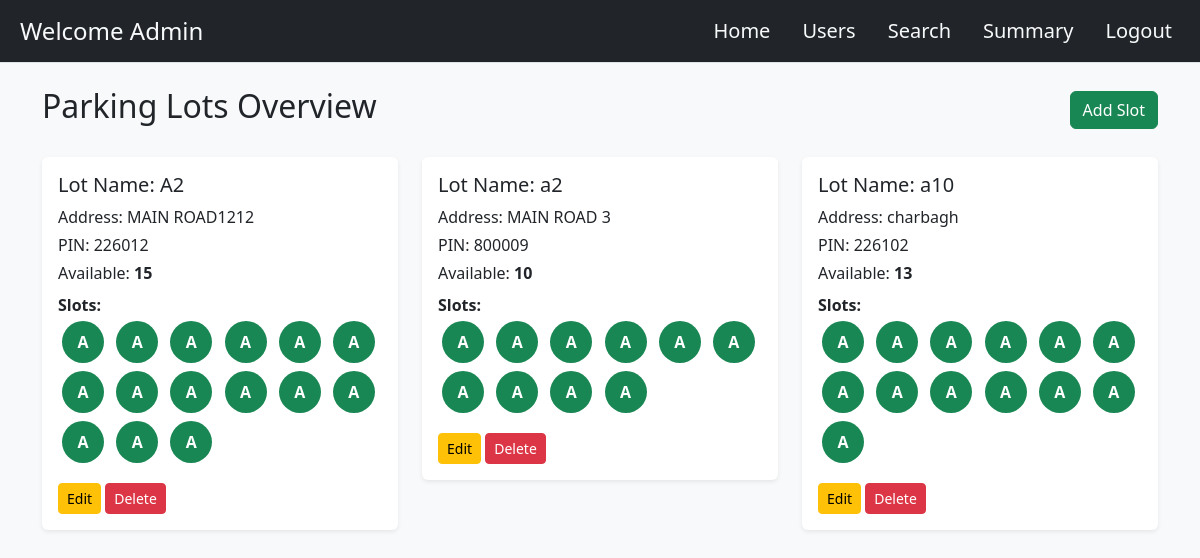
The page /admin_dashboard (signed in) on the database its author committed.
### tables this page shows
CREATE TABLE slots(
          id INTEGER PRIMARY KEY AUTOINCREMENT,
          slot_name TEXT UNIQUE,
          slot_address TEXT,
          total_lot INTEGER,
          cost INTEGER,
          pincode INTEGER
          , total_earning REAL, available INTEGER DEFAULT 0);

CREATE TABLE lots(
          id INTEGER PRIMARY KEY AUTOINCREMENT,
          slot_id INTEGER,
          lot_no INTEGER,
            available_lot INTEGER,
          vehicle_number TEXT,
            entry_time TEXT,
            exit_time TEXT,
          occupied BOOLEAN,
          price REAL, user_name TEXT, earning REAL,
          FOREIGN KEY(slot_id) REFERENCES slot(id)
          );

### app.py (the view)
@app.route('/admin_dashboard')
def admin_dashooard():
    if 'admin_id' not in session:
        return redirect('/admin_login')
    conn = sqlite3.connect('parkingvehicle.db')
    conn.row_factory = sqlite3.Row  # So you can use column names like row['id']
    c = conn.cursor()
    c.execute("SELECT * FROM slots")
    slots = c.fetchall()
    slot_data = []
    for slot in slots:
        slot_id = slot['id']
        total_lot = slot['total_lot']
        x = update_avaiable(slot_id)
        c.execute("UPDATE slots SET available = ? WHERE id = ?", (x, slot_id))
        conn.commit()
        c.execute("SELECT * FROM lots WHERE slot_id = ? ORDER BY lot_no", (slot_id,))
        lots = c.fetchall()
        slot_data.append({
            'slot': slot,
            'lots': lots
        })
    conn.close()
    return render_template('admin_dashboard.html', slot_data=slot_data)

### app.py (called while the page is built)
def update_avaiable(slot):
    conn=sqlite3.connect('parkingvehicle.db')
    c=conn.cursor()
    c.execute("SELECT * FROM slots WHERE id = ?",(slot,))
    b=c.fetchall()
    total=b[0][3]
    print(total)
    c.execute("SELECT * FROM lots WHERE slot_id = ?",(slot,))
    a=c.fetchall()
    count=0
    for i in a:
        if i[7]==1:
            count+=1
        print(count)
        remain=total-count
    return remain

### templates/admin_dashboard.html (shortened to what this page needs)
<!DOCTYPE html>
<html lang="en">
<head>
    <link href="https://cdn.jsdelivr.net/npm/bootstrap@5.3.3/dist/css/bootstrap.min.css" rel="stylesheet">
</head>
<body class="bg-light">
<header class="bg-dark text-light border-bottom">
  <div class="container-fluid d-flex flex-wrap align-items-center justify-content-between py-2">
    <div class="fs-4 px-2">
      Welcome Admin
    </div>
    <nav class="nav nav-pills fs-5">
      <a class="nav-link text-light" href="/admin_dashboard">Home</a>
      <a class="nav-link text-light" href="/view_registered_users">Users</a>
      <a class="nav-link text-light" href="/search">Search</a>
      <a class="nav-link text-light" href="/admin_summary">Summary</a>
      <a class="nav-link text-light" href="/">Logout</a>
    </nav>
  </div>
</header>
<div class="container my-4">
    <div class="d-flex justify-content-between align-items-center mb-4">
        <h2>Parking Lots Overview</h2>
        <a href="/admin_slot" class="btn btn-success">Add Slot</a>
    </div>
    <div class="row">
        {% for item in slot_data %}
            {% set slot = item.slot %}
            {% set lots = item.lots %}
            <div class="col-md-4 mb-4">
                <div class="card border-0 shadow-sm">
                    <div class="card-body">
                        <h5 class="card-title">Lot Name: {{ slot['slot_name'] }}</h5>
                        <p class="mb-1">Address: {{ slot['slot_address'] }}</p>
                        <p class="mb-1">PIN: {{ slot['pincode'] }}</p>
                        <p class="mb-2">Available: <strong>{{ slot['available'] }}</strong></p>
                        <div class="mb-3">
                            <strong>Slots:</strong><br>
                            {% for lot in lots %}
                                {% if lot['occupied'] %}
                                    <a href="{{ url_for('lot_view', lot=lot['id'], slot=slot['id']) }}"
                                       title="Slot {{ lot['lot_no'] }}: Occupied">
                                        <span class="slot-indicator bg-danger">O</span>
                                    </a>
                                {% else %}
                                    <span class="slot-indicator bg-success" title="Slot {{ lot['lot_no'] }}: Available">A</span>
                                {% endif %}
                            {% endfor %}
                        </div>
                        <a href="/edit_slot/{{ slot['id'] }}" class="btn btn-warning btn-sm">Edit</a>
                        <a href="/delete_slot/{{ slot['id'] }}" class="btn btn-danger btn-sm"
                           onclick="return confirm('Confirm deletion of this lot?');">Delete</a>
                    </div>
                </div>
            </div>
        {% endfor %}
    </div>
</div>
</body>
</html>

### templates/admin_dashboard.html (style rules this page uses)
.slot-indicator { width: 42px; height: 42px; border-radius: 50%; display: inline-flex; align-items: center; justify-content: center; font-weight: 600; color: #fff; margin: 4px; text-decoration: none; }

### rows shown on the page
slots: slot_name "A2", slot_address "MAIN ROAD1212", pincode "226012", available "15"
slots: slot_name "a2", slot_address "MAIN ROAD 3", pincode "800009", available "10"
slots: slot_name "a10", slot_address "charbagh", pincode "226102", available "13"
